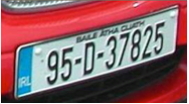
#> input picture Week 3/LicensePlate.png, 189 x 104 px
$ python Page_17_Example.py
#> lines starting #> are read from the running program, lines starting #| are printed output that depends on the picture; after the words box and inside, x2 and y2 are one past the last pixel; in counts of white or black regions, pixels touching at a corner belong together
import cv2

import numpy as np
import math

def cropBorders(img,tol=0): #https://codereview.stackexchange.com/questions/132914/crop-black-border-of-image-using-numpy  answer by Divakar
    mask=img>0
    return img[np.ix_(mask.any(1),mask.any(0))]

I=cv2.imread("LicensePlate.png",0) #read image
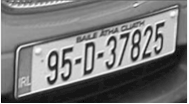
#> I: shape (104, 189); min 0, max 255, mean 123
cv2.imshow("License Plate Original", I)

height,width=I.shape[:2]
#> height = 104; width = 189

M= cv2.getRotationMatrix2D((width/2,height/2),-15,1)


sin = math.sin(M[0,0])
#> sin = 0.823
cos = math.cos(M[0,1])
#> cos = 0.967
bound_w = int((height * abs(sin)) + (width * abs(cos)))
#> bound_w = 268
bound_h = int((height * abs(cos)) + (width * abs(sin)))
#> bound_h = 256

M[0, 2] += ((bound_w / 2) - width/2)
M[1, 2] += ((bound_h / 2) - height/2)

J1 = cv2.warpAffine(I,M,(bound_w,bound_h))
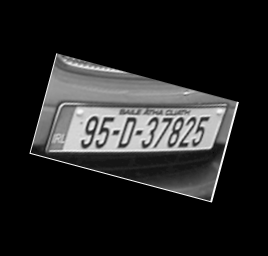
#> J1: shape (256, 268); min 0, max 255, mean 35.3

J1=cropBorders(J1)
#> in cropBorders, `mask=img>0`:
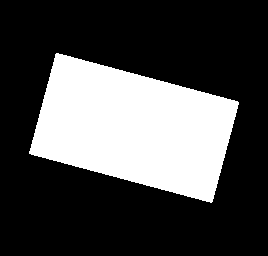
#> mask: shape (256, 268) bool; 29.1% white; 1 white region, box (x1, y1, x2, y2) and area: (29, 53, 239, 203) 19939
cv2.imshow("License Plate Rotated", J1)


tform=np.float32([ [1,0.3,0],[0,1,0]])


h,w=J1.shape[:2]  #height and width values of the image
#> h = 150; w = 210
J2=np.zeros([h*2,w*2],dtype=np.uint8)

J2 = cv2.warpAffine(J1,tform,(w*2,h*2))

J2=cropBorders(J2)
#> call 2 of cropBorders, with tol = 0
#> in cropBorders (call 2), `mask=img>0`:
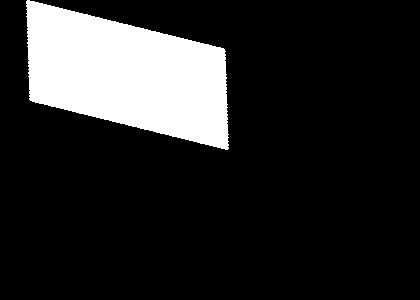
#> mask: shape (300, 420) bool; 15.9% white; 1 white region, box (x1, y1, x2, y2) and area: (26, 0, 229, 150) 20074
#> in cropBorders (call 2), `return img[np.ix_(mask.any(1),mask.any(0))]`:
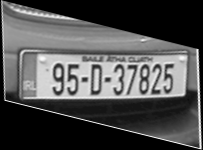
#> returned value: shape (150, 203); min 0, max 254, mean 79.5
cv2.imshow("License Plate Skewed", J2)


cv2.waitKey(0)
cv2.destroyAllWindows()


#**************cleaner and color version

I=cv2.imread("LicensePlate.png") #read image
#> I is the input picture: shape (104, 189, 3); mean B, G, R 105, 100.6, 141.3
cv2.imshow("License Plate Original", I)

height,width=I.shape[:2]

# Rotate clockwise 15 degrees to align base
M= cv2.getRotationMatrix2D((width/2,height/2),-15,1)
J1 = cv2.warpAffine(I,M,(width,height))
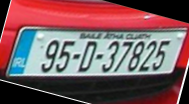
#> J1: shape (104, 189, 3); mean B, G, R 94.2, 90.1, 121.3
cv2.imshow("License Plate Rotated", J1)


# Now apply a skew
tform=np.float32([ [1,0.3,0],[0,1,0]])
height,width=J1.shape[:2]
J2=np.zeros([h,w],dtype=np.uint8)
J2 = cv2.warpAffine(J1,tform,(width,height))
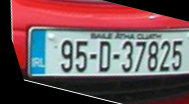
#> J2: shape (104, 189, 3); mean B, G, R 88.7, 85, 112.1
cv2.imshow("License Plate Skewed", J2)


cv2.waitKey(0)
cv2.destroyAllWindows()
